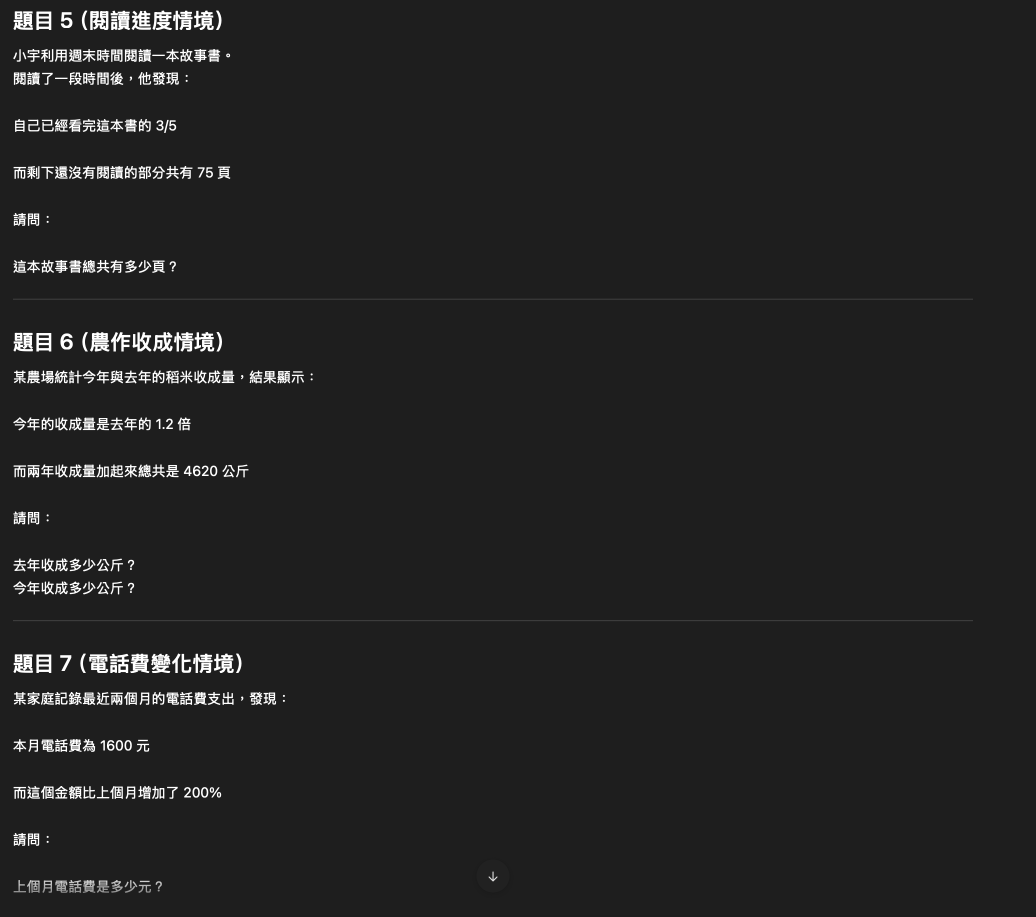
#> input picture 0347C056-7FAC-41BF-A7DD-A282E0CB3EEF.png, 2072 x 1834 px (shown at 1/2 size)
$ python invert_to_a4_2.py ../0347C056-7FAC-41BF-A7DD-A282E0CB3EEF.png
#> lines starting #> are read from the running program, lines starting #| are printed output that depends on the picture; after the words box and inside, x2 and y2 are one past the last pixel; in counts of white or black regions, pixels touching at a corner belong together
"""
invert_to_a4.py
---------------
將圖片進行黑白反轉，放大指定倍數，並輸出為 A4 列印尺寸（300 DPI）。
若放大後超出單頁，自動分頁輸出（page_1, page_2 ...）。

用法：
    python3 invert_to_a4.py <輸入圖片> [輸出前綴] [--scale 倍數]

範例：
    python3 invert_to_a4.py input.png                    # 預設 2x，自動分頁
    python3 invert_to_a4.py input.png output --scale 3   # 3x 放大
"""

from PIL import Image, ImageOps
import sys
import os
import numpy as np

# ── A4 尺寸設定 ──────────────────────────────────────────
DPI = 300
A4_W_MM, A4_H_MM = 210, 297
MARGIN_MM = 10

def mm_to_px(mm: float, dpi: int = DPI) -> int:
    return round(mm / 25.4 * dpi)

A4_W_PX   = mm_to_px(A4_W_MM)    # 2480 px
A4_H_PX   = mm_to_px(A4_H_MM)    # 3508 px
MARGIN_PX = mm_to_px(MARGIN_MM)
CONTENT_W = A4_W_PX - 2 * MARGIN_PX
CONTENT_H = A4_H_PX - 2 * MARGIN_PX


def _otsu_threshold(pixels: np.ndarray) -> int:
    hist, _ = np.histogram(pixels.flatten(), bins=256, range=(0, 256))
#> hist = 256 values, max 3668367 at index 30, min 0 at index 0, mean 14843.9
    total    = pixels.size
#> total = 3800048
    sum_all  = np.dot(np.arange(256), hist)
#> sum_all = 131942417
    sum_b = w_b = max_var = 0.0
    threshold = 128
    for t in range(256):
        w_b += hist[t]
        if w_b == 0: continue
        w_f = total - w_b
        if w_f == 0: break
        sum_b += t * hist[t]
        m_b = sum_b / w_b
        m_f = (sum_all - sum_b) / w_f
        var = w_b * w_f * (m_b - m_f) ** 2
        if var > max_var:
            max_var, threshold = var, t
#> this loop made 256 passes
#> (w_b, w_f, sum_b, m_b, m_f, max_var) on passes 27 to 38: (37, 3800011, 962, 26, 34.72, 1.07e+10), (249, 3799799, 6686, 26.85, 34.72, 5.86e+10), (767, 3799281, 21190, 27.63, 34.72, 1.47e+11), (11173, 3788875, 322964, 28.91, 34.74, 1.44e+12), (3679540, 120508, 110373974, 30, 179, 9.84e+15), (3680056, 119992, 110389970, 30, 179.6, 9.89e+15), (3680502, 119546, 110404242, 30, 180.2, 9.92e+15), (3683926, 116122, 110517234, 30, 184.5, 1.02e+16), (3684567, 115481, 110539028, 30, 185.3, 1.03e+16), (3684860, 115188, 110549283, 30, 185.7, 1.03e+16), (3685121, 114927, 110558679, 30, 186.1, 1.03e+16), (3685345, 114703, 110566967, 30, 186.4, 1.03e+16)
#> w_b on passes 1 to 6: 0, 0, 0, 0, 0, 0
#> after the loop, max_var = 1.24e+16; sum_b = 118995557; threshold = 131; w_b = 3800048
    return threshold


def binarize_and_invert(img: Image.Image) -> Image.Image:
    gray      = img.convert("L")
    threshold = _otsu_threshold(np.array(gray))
#> threshold = 131
    bw        = gray.point(lambda p: 255 if p > threshold else 0, "1")
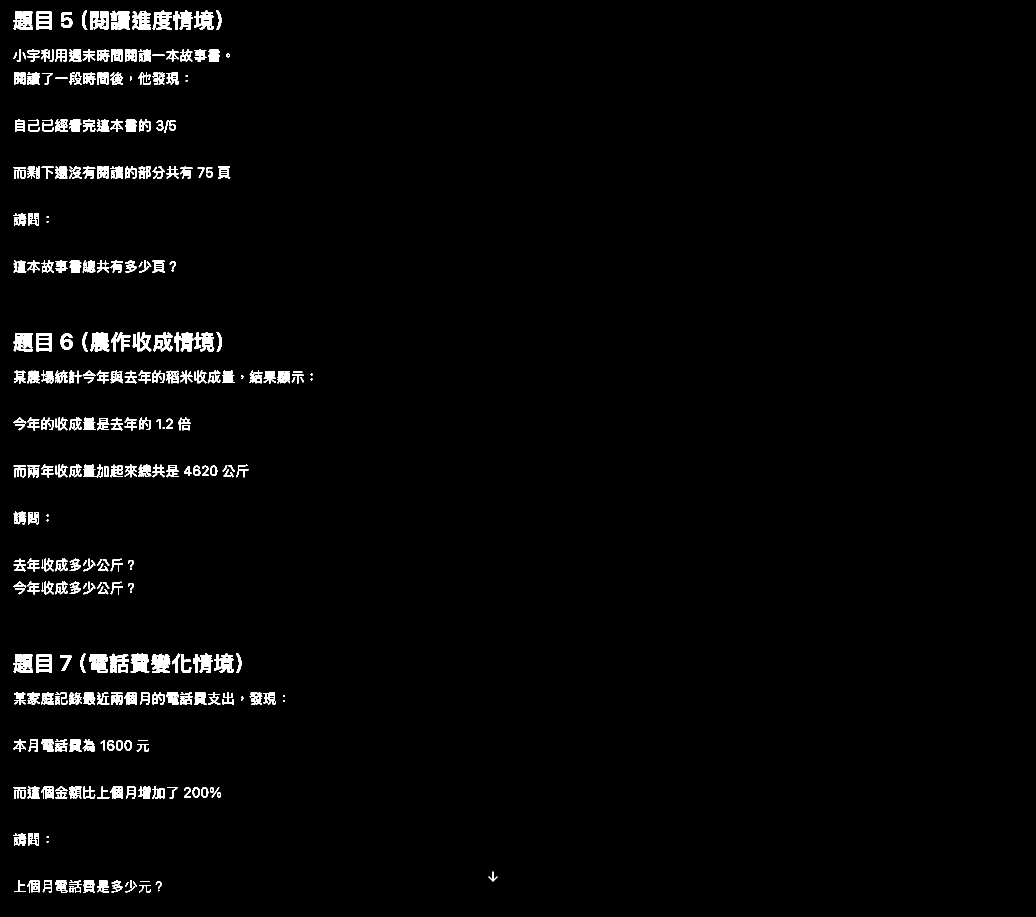
#> bw: PIL image 2072x1834 1 (shown at 1/2 size); 2.1% white; 397 white regions (39 under 20 px), largest, box (x1, y1, x2, y2) and area: (180, 664, 219, 703) 1065, (180, 22, 217, 60) 1059, (302, 1307, 341, 1346) 1026
    return ImageOps.invert(bw.convert("RGB"))
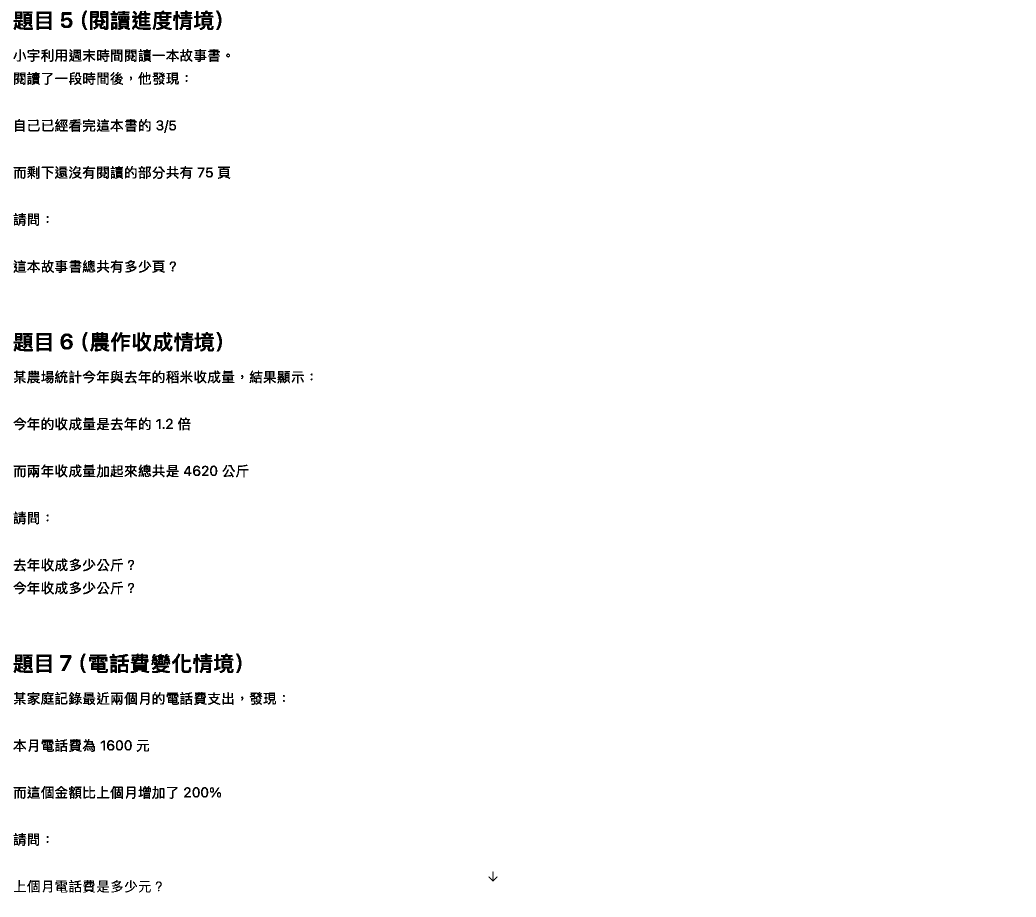
#> returned value: PIL image 2072x1834 RGB (shown at 1/2 size); 97.9% white; 397 black regions (39 under 20 px), largest, box (x1, y1, x2, y2) and area: (180, 664, 219, 703) 1065, (180, 22, 217, 60) 1059, (302, 1307, 341, 1346) 1026


def slice_to_pages(img: Image.Image, output_prefix: str) -> list:
    src_w, src_h = img.size
    total_pages  = (src_h + CONTENT_H - 1) // CONTENT_H
    saved_files  = []

    for page in range(total_pages):
        y_start = page * CONTENT_H
        y_end   = min(y_start + CONTENT_H, src_h)
        strip   = img.crop((0, y_start, src_w, y_end))

        canvas   = Image.new("RGB", (A4_W_PX, A4_H_PX), "white")
        x_offset = (A4_W_PX - src_w) // 2
        canvas.paste(strip, (x_offset, MARGIN_PX))

        fname = f"{output_prefix}.png" if total_pages == 1 else f"{output_prefix}_page{page + 1}.png"
        canvas.save(fname, dpi=(DPI, DPI))
        saved_files.append(fname)

    return saved_files


def process(input_path: str, output_prefix: str, scale: float = 2.0) -> None:
    img      = Image.open(input_path).convert("RGB")
    inverted = binarize_and_invert(img)

    src_w, src_h = inverted.size
#> src_w = 2072; src_h = 1834
    # 先算出剛好填滿 A4 寬度的基準縮放，再乘上 scale 倍
    fit_scale   = CONTENT_W / src_w
#> fit_scale = 1.08
    final_scale = fit_scale * scale
#> final_scale = 2.17

    new_w = round(src_w * final_scale)
#> new_w = 4488
    new_h = round(src_h * final_scale)
#> new_h = 3972
    # 不做防超寬裁切，讓 slice_to_pages 用分頁處理超高的情況

    resized = inverted.resize((new_w, new_h), Image.LANCZOS)
    saved   = slice_to_pages(resized, output_prefix)
#> the loop in slice_to_pages, `for page in range(total_pages):` made 2 passes
#> pass 1, in slice_to_pages, `strip   = img.crop((0, y_start, src_w, y_end))`:
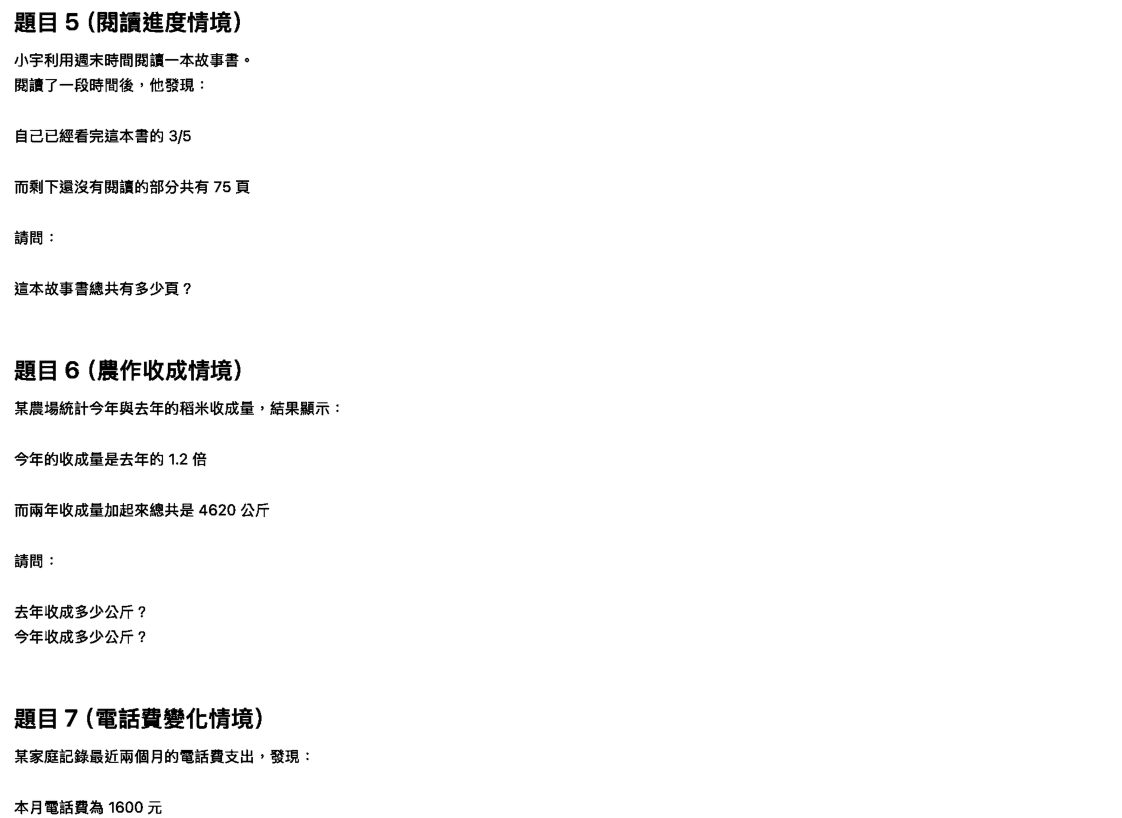
#> strip: PIL image 4488x3272 RGB (shown at 1/4 size); min 0, max 255, mean 249
#> pass 1, in slice_to_pages, `canvas.save(fname, dpi=(DPI, DPI))`:
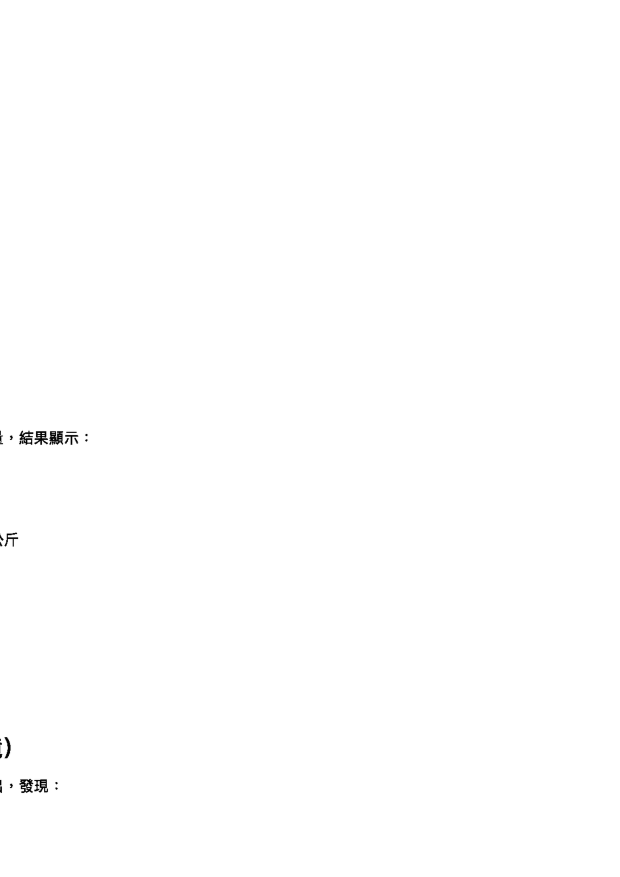
#> saved as 0347C056-7FAC-41BF-A7DD-A282E0CB3EEF_a4_inverted_page1.png: PIL image 2480x3508 RGB (shown at 1/4 size); min 0, max 255, mean 254.6
#> pass 2, in slice_to_pages, `strip   = img.crop((0, y_start, src_w, y_end))`:
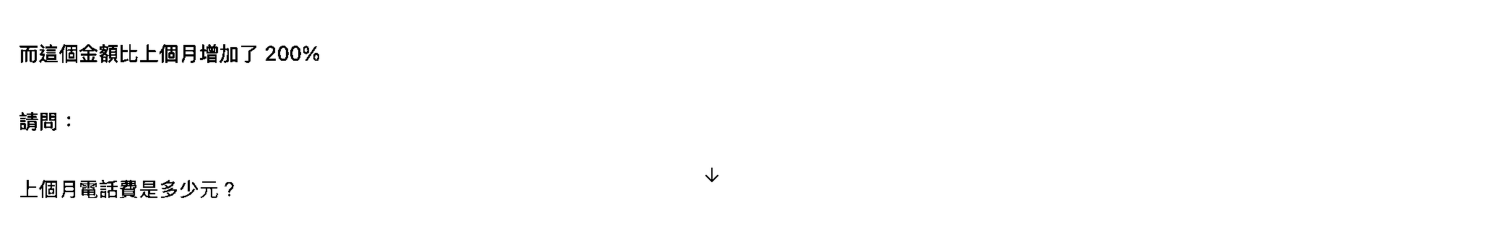
#> strip: PIL image 4488x700 RGB (shown at 1/3 size); min 0, max 255, mean 252.1
#> after the loop in slice_to_pages, `for page in range(total_pages):`: saved_files = 2 items
#> saved = 2 items

    print(f"✅ 完成！共輸出 {len(saved)} 頁：")
#| ✅ 完成！共輸出 2 頁：
    for f in saved:
        print(f"   {f}")
#> this loop made 2 passes
#|    ../0347C056-7FAC-41BF-A7DD-A282E0CB3EEF_a4_inverted_page1.png
#|    ../0347C056-7FAC-41BF-A7DD-A282E0CB3EEF_a4_inverted_page2.png
    print(f"   內容尺寸：{new_w} x {new_h} px（放大 {scale}x）")
#|    內容尺寸：4488 x 3972 px（放大 2.0x）


def main():
    args = sys.argv[1:]
    if not args:
        print(__doc__)
        sys.exit(1)

    scale = 2.0
    if "--scale" in args:
        idx   = args.index("--scale")
        scale = float(args[idx + 1])
        args  = [a for i, a in enumerate(args) if i not in (idx, idx + 1)]

    input_path = args[0]
    output_prefix = args[1] if len(args) >= 2 else os.path.splitext(input_path)[0] + "_a4_inverted"

    if not os.path.exists(input_path):
        print(f"❌ 找不到檔案：{input_path}")
        sys.exit(1)

    process(input_path, output_prefix, scale)


if __name__ == "__main__":
    main()
